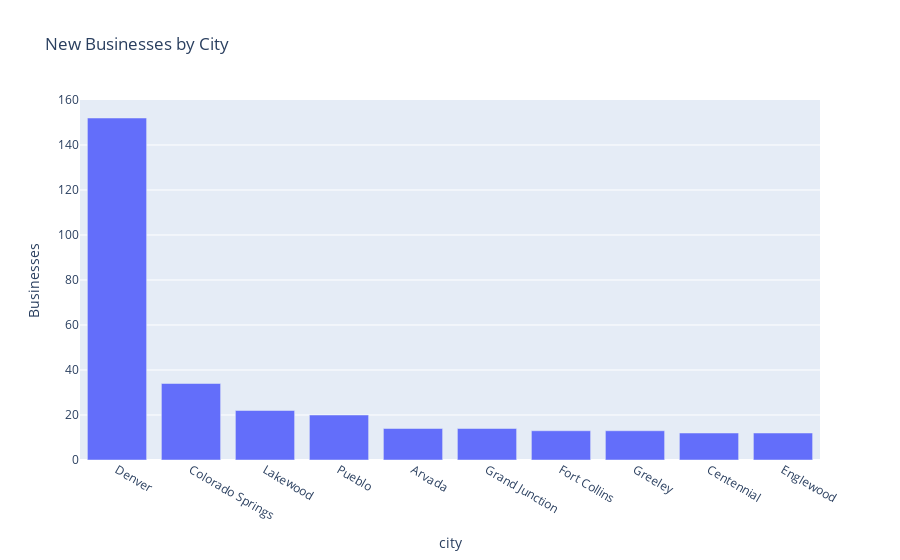

Notebook code cell kept with this figure:
### Markdown cell above
## Visualize new businesses by city

Create a bar chart with Plotly Express showing the top 10 cities with the most new businesses created during the 1940s:

- Filter to only show the top 10 cities (hint: use `.head()`)
- Set x-axis to `city`
- Set y-axis to `count`
- Add an appropriate title and labels

### Code cell
# Add title and customize axis labels
fig2 = px.bar(
    city_businesses.head(10),
    x='city',
    y='count',
    title='New Businesses by City',  # Add a title
    labels={'county': 'City', 'count': 'Businesses'}  # Rename axis labels
)

# Display the chart
fig2.show()

### Figure 1 — Plotly figure (JSON) as saved in the notebook; plotly's stock layout.template omitted (floating-point values rounded to 4 significant figures)
{"data": [{"alignmentgroup": "True", "hovertemplate": "city=%{x}<br>Businesses=%{y}<extra></extra>", "legendgroup": "", "marker": {"color": "#636efa", "pattern": {"shape": ""}}, "name": "", "offsetgroup": "", "orientation": "v", "showlegend": false, "textposition": "auto", "type": "bar", "x": ["Denver", "Colorado Springs", "Lakewood", "Pueblo", "Arvada", "Grand Junction", "Fort Collins", "Greeley", "Centennial", "Englewood"], "xaxis": "x", "y": [152, 34, 22, 20, 14, 14, 13, 13, 12, 12], "yaxis": "y"}], "layout": {"autosize": true, "barmode": "relative", "legend": {"tracegroupgap": 0}, "title": {"text": "New Businesses by City"}, "xaxis": {"anchor": "y", "autorange": true, "domain": [0, 1], "range": [-0.5, 9.5], "title": {"text": "city"}, "type": "category"}, "yaxis": {"anchor": "x", "autorange": true, "domain": [0, 1], "range": [0, 160], "title": {"text": "Businesses"}, "type": "linear"}}}
